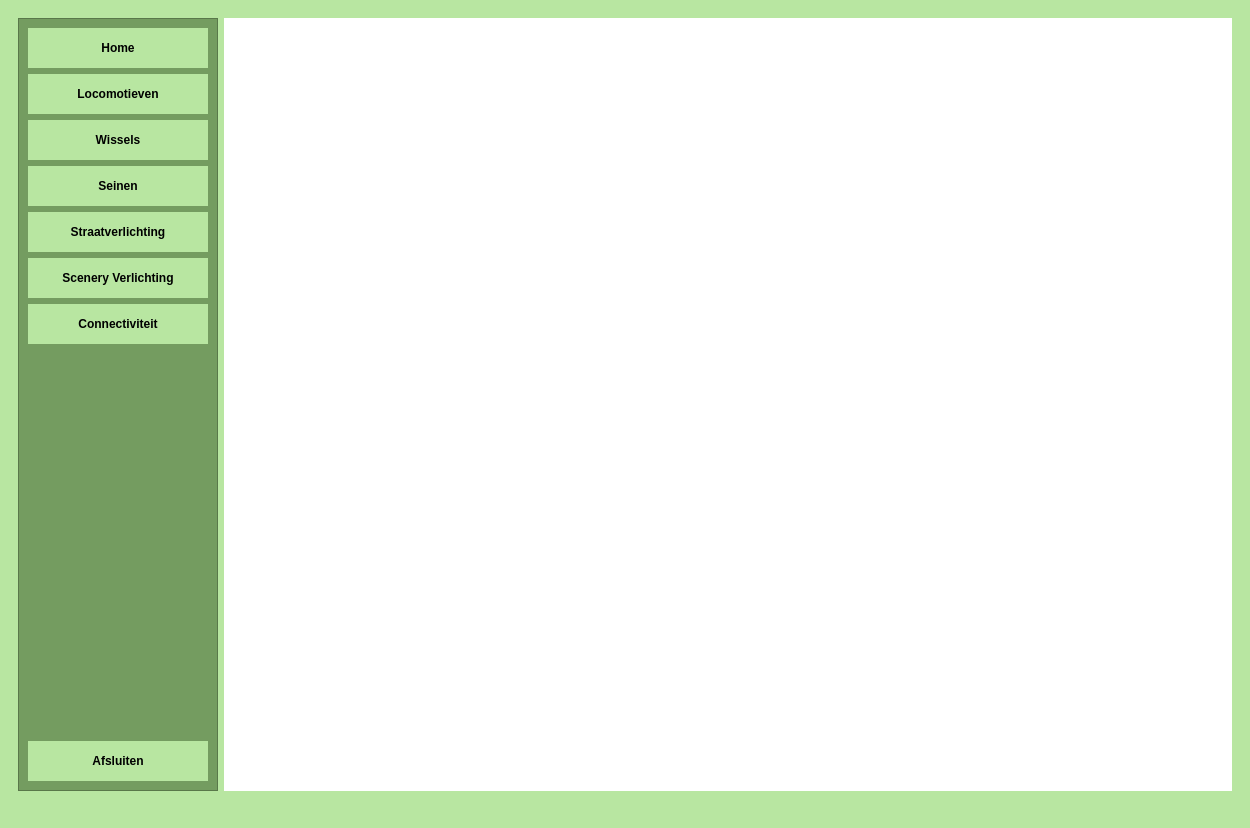
<?xml version="1.0" encoding="UTF-8"?>
<ui version="4.0">
 <class>BasePage</class>
 <widget class="QMainWindow" name="MainWindow">
  <property name="geometry">
   <rect>
    <x>0</x>
    <y>0</y>
    <width>1250</width>
    <height>828</height>
   </rect>
  </property>
  <property name="windowTitle">
   <string>MainWindow</string>
  </property>
  <property name="styleSheet">
   <string notr="true">QMainWindow {
    background-color: #b8e6a1;
}

#sidebarFrame {
    background-color: #749c60;
}

#contentArea {
    background-color: white;
}

QPushButton, QToolButton {
    padding: 6px 12px;
    font-weight: bold;
    border: none;
    background-color: #b8e6a1;
    color: black;
    text-align: left;
}

QPushButton:hover, QToolButton:hover {
    background-color: #c9f2b5;
}

QPushButton:pressed, QToolButton:pressed {
    background-color: #a5d48f;
}
</string>
  </property>
  <widget class="QWidget" name="centralwidget">
   <layout class="QVBoxLayout" name="verticalLayout">
    <item>
     <widget class="QWidget" name="mainContainer" native="true">
      <layout class="QHBoxLayout" name="horizontalLayout">
       <item>
        <widget class="QFrame" name="sidebarFrame">
         <property name="minimumSize">
          <size>
           <width>180</width>
           <height>0</height>
          </size>
         </property>
         <property name="maximumSize">
          <size>
           <width>200</width>
           <height>16777215</height>
          </size>
         </property>
         <property name="styleSheet">
          <string notr="true"/>
         </property>
         <property name="frameShape">
          <enum>QFrame::Shape::StyledPanel</enum>
         </property>
         <property name="frameShadow">
          <enum>QFrame::Shadow::Raised</enum>
         </property>
         <layout class="QVBoxLayout" name="verticalLayout_2">
          <item>
           <widget class="QToolButton" name="btnHome">
            <property name="sizePolicy">
             <sizepolicy hsizetype="Expanding" vsizetype="Fixed">
              <horstretch>0</horstretch>
              <verstretch>0</verstretch>
             </sizepolicy>
            </property>
            <property name="minimumSize">
             <size>
              <width>0</width>
              <height>40</height>
             </size>
            </property>
            <property name="maximumSize">
             <size>
              <width>16777215</width>
              <height>40</height>
             </size>
            </property>
            <property name="layoutDirection">
             <enum>Qt::LayoutDirection::RightToLeft</enum>
            </property>
            <property name="text">
             <string>Home</string>
            </property>
            <property name="icon">
             <iconset resource="resources.qrc">
              <normaloff>:/icons/Home.png</normaloff>:/icons/Home.png</iconset>
            </property>
            <property name="iconSize">
             <size>
              <width>32</width>
              <height>32</height>
             </size>
            </property>
            <property name="toolButtonStyle">
             <enum>Qt::ToolButtonStyle::ToolButtonTextBesideIcon</enum>
            </property>
           </widget>
          </item>
          <item>
           <widget class="QToolButton" name="btnLocomotieven">
            <property name="sizePolicy">
             <sizepolicy hsizetype="Expanding" vsizetype="Fixed">
              <horstretch>0</horstretch>
              <verstretch>0</verstretch>
             </sizepolicy>
            </property>
            <property name="minimumSize">
             <size>
              <width>0</width>
              <height>40</height>
             </size>
            </property>
            <property name="maximumSize">
             <size>
              <width>16777215</width>
              <height>40</height>
             </size>
            </property>
            <property name="layoutDirection">
             <enum>Qt::LayoutDirection::RightToLeft</enum>
            </property>
            <property name="text">
             <string>Locomotieven</string>
            </property>
            <property name="icon">
             <iconset resource="resources.qrc">
              <normaloff>:/icons/Locomotief.png</normaloff>:/icons/Locomotief.png</iconset>
            </property>
            <property name="iconSize">
             <size>
              <width>32</width>
              <height>32</height>
             </size>
            </property>
            <property name="toolButtonStyle">
             <enum>Qt::ToolButtonStyle::ToolButtonTextBesideIcon</enum>
            </property>
           </widget>
          </item>
          <item>
           <widget class="QToolButton" name="btnWissels">
            <property name="sizePolicy">
             <sizepolicy hsizetype="Expanding" vsizetype="Fixed">
              <horstretch>0</horstretch>
              <verstretch>0</verstretch>
             </sizepolicy>
            </property>
            <property name="minimumSize">
             <size>
              <width>0</width>
              <height>40</height>
             </size>
            </property>
            <property name="maximumSize">
             <size>
              <width>16777215</width>
              <height>40</height>
             </size>
            </property>
            <property name="layoutDirection">
             <enum>Qt::LayoutDirection::RightToLeft</enum>
            </property>
            <property name="text">
             <string>Wissels</string>
            </property>
            <property name="icon">
             <iconset resource="resources.qrc">
              <normaloff>:/icons/Wissel.png</normaloff>:/icons/Wissel.png</iconset>
            </property>
            <property name="iconSize">
             <size>
              <width>32</width>
              <height>32</height>
             </size>
            </property>
            <property name="toolButtonStyle">
             <enum>Qt::ToolButtonStyle::ToolButtonTextBesideIcon</enum>
            </property>
           </widget>
          </item>
          <item>
           <widget class="QToolButton" name="btnSeinen">
            <property name="sizePolicy">
             <sizepolicy hsizetype="Expanding" vsizetype="Fixed">
              <horstretch>0</horstretch>
              <verstretch>0</verstretch>
             </sizepolicy>
            </property>
            <property name="minimumSize">
             <size>
              <width>0</width>
              <height>40</height>
             </size>
            </property>
            <property name="maximumSize">
             <size>
              <width>16777215</width>
              <height>40</height>
             </size>
            </property>
            <property name="layoutDirection">
             <enum>Qt::LayoutDirection::RightToLeft</enum>
            </property>
            <property name="text">
             <string>Seinen</string>
            </property>
            <property name="icon">
             <iconset resource="resources.qrc">
              <normaloff>:/icons/Sein.png</normaloff>:/icons/Sein.png</iconset>
            </property>
            <property name="iconSize">
             <size>
              <width>32</width>
              <height>32</height>
             </size>
            </property>
            <property name="toolButtonStyle">
             <enum>Qt::ToolButtonStyle::ToolButtonTextBesideIcon</enum>
            </property>
           </widget>
          </item>
          <item>
           <widget class="QToolButton" name="btnStraatlicht">
            <property name="sizePolicy">
             <sizepolicy hsizetype="Expanding" vsizetype="Fixed">
              <horstretch>0</horstretch>
              <verstretch>0</verstretch>
             </sizepolicy>
            </property>
            <property name="minimumSize">
             <size>
              <width>0</width>
              <height>40</height>
             </size>
            </property>
            <property name="maximumSize">
             <size>
              <width>16777215</width>
              <height>40</height>
             </size>
            </property>
            <property name="layoutDirection">
             <enum>Qt::LayoutDirection::RightToLeft</enum>
            </property>
            <property name="text">
             <string>Straatverlichting</string>
            </property>
            <property name="icon">
             <iconset resource="resources.qrc">
              <normaloff>:/icons/Straatverlichting.png</normaloff>:/icons/Straatverlichting.png</iconset>
            </property>
            <property name="iconSize">
             <size>
              <width>32</width>
              <height>28</height>
             </size>
            </property>
            <property name="toolButtonStyle">
             <enum>Qt::ToolButtonStyle::ToolButtonTextBesideIcon</enum>
            </property>
           </widget>
          </item>
          <item>
           <widget class="QToolButton" name="btnScenerylicht">
            <property name="sizePolicy">
             <sizepolicy hsizetype="Expanding" vsizetype="Fixed">
              <horstretch>0</horstretch>
              <verstretch>0</verstretch>
             </sizepolicy>
            </property>
            <property name="minimumSize">
             <size>
              <width>0</width>
              <height>40</height>
             </size>
            </property>
            <property name="maximumSize">
             <size>
              <width>16777215</width>
              <height>40</height>
             </size>
            </property>
            <property name="layoutDirection">
             <enum>Qt::LayoutDirection::RightToLeft</enum>
            </property>
            <property name="text">
             <string>Scenery Verlichting</string>
            </property>
            <property name="icon">
             <iconset resource="resources.qrc">
              <normaloff>:/icons/BinnenVerlichting.png</normaloff>:/icons/BinnenVerlichting.png</iconset>
            </property>
            <property name="iconSize">
             <size>
              <width>32</width>
              <height>32</height>
             </size>
            </property>
            <property name="toolButtonStyle">
             <enum>Qt::ToolButtonStyle::ToolButtonTextBesideIcon</enum>
            </property>
           </widget>
          </item>
          <item>
           <widget class="QToolButton" name="btnConnectiviteit">
            <property name="sizePolicy">
             <sizepolicy hsizetype="Expanding" vsizetype="Fixed">
              <horstretch>0</horstretch>
              <verstretch>0</verstretch>
             </sizepolicy>
            </property>
            <property name="minimumSize">
             <size>
              <width>0</width>
              <height>40</height>
             </size>
            </property>
            <property name="maximumSize">
             <size>
              <width>16777215</width>
              <height>40</height>
             </size>
            </property>
            <property name="layoutDirection">
             <enum>Qt::LayoutDirection::RightToLeft</enum>
            </property>
            <property name="text">
             <string>Connectiviteit</string>
            </property>
            <property name="icon">
             <iconset resource="resources.qrc">
              <normaloff>:/icons/Connect.png</normaloff>:/icons/Connect.png</iconset>
            </property>
            <property name="iconSize">
             <size>
              <width>32</width>
              <height>32</height>
             </size>
            </property>
            <property name="toolButtonStyle">
             <enum>Qt::ToolButtonStyle::ToolButtonTextBesideIcon</enum>
            </property>
           </widget>
          </item>
          <item>
           <spacer name="verticalSpacer">
            <property name="orientation">
             <enum>Qt::Orientation::Vertical</enum>
            </property>
            <property name="sizeHint" stdset="0">
             <size>
              <width>20</width>
              <height>40</height>
             </size>
            </property>
           </spacer>
          </item>
          <item>
           <widget class="QToolButton" name="btnAfsluiten">
            <property name="sizePolicy">
             <sizepolicy hsizetype="Expanding" vsizetype="Fixed">
              <horstretch>0</horstretch>
              <verstretch>0</verstretch>
             </sizepolicy>
            </property>
            <property name="minimumSize">
             <size>
              <width>0</width>
              <height>40</height>
             </size>
            </property>
            <property name="maximumSize">
             <size>
              <width>16777215</width>
              <height>40</height>
             </size>
            </property>
            <property name="layoutDirection">
             <enum>Qt::LayoutDirection::RightToLeft</enum>
            </property>
            <property name="text">
             <string>Afsluiten</string>
            </property>
            <property name="icon">
             <iconset resource="resources.qrc">
              <normaloff>:/icons/Uit.png</normaloff>:/icons/Uit.png</iconset>
            </property>
            <property name="iconSize">
             <size>
              <width>32</width>
              <height>32</height>
             </size>
            </property>
            <property name="toolButtonStyle">
             <enum>Qt::ToolButtonStyle::ToolButtonTextBesideIcon</enum>
            </property>
           </widget>
          </item>
         </layout>
        </widget>
       </item>
       <item>
        <widget class="QWidget" name="contentArea" native="true"/>
       </item>
      </layout>
     </widget>
    </item>
   </layout>
  </widget>
  <widget class="QMenuBar" name="menubar">
   <property name="geometry">
    <rect>
     <x>0</x>
     <y>0</y>
     <width>1250</width>
     <height>21</height>
    </rect>
   </property>
  </widget>
  <widget class="QStatusBar" name="statusbar">
   <property name="styleSheet">
    <string notr="true">background-color: #b8e6a1;
color: black;
font-weight: bold;
padding: 4px 12px;
</string>
   </property>
   <property name="sizeGripEnabled">
    <bool>false</bool>
   </property>
  </widget>
 </widget>
 <resources>
  <include location="resources.qrc"/>
 </resources>
 <connections/>
</ui>
